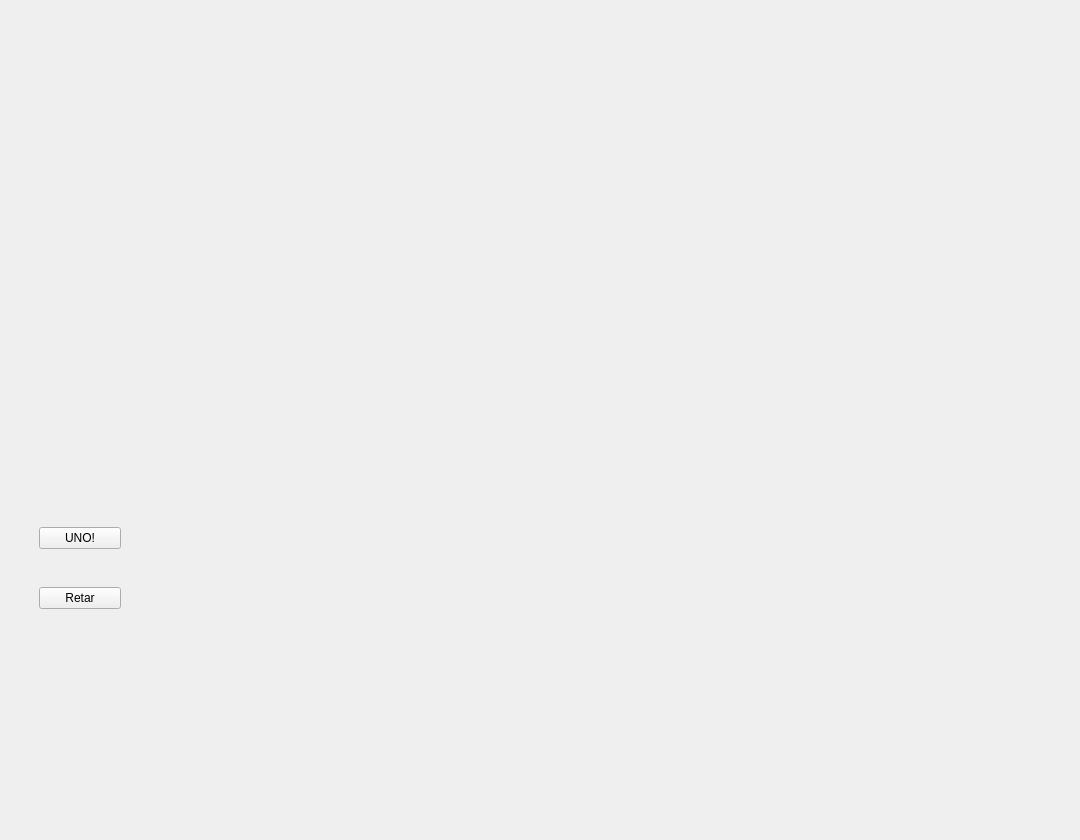
<?xml version="1.0" encoding="UTF-8"?>
<ui version="4.0">
 <class>PantallaJuego</class>
 <widget class="QWidget" name="PantallaJuego">
  <property name="geometry">
   <rect>
    <x>0</x>
    <y>0</y>
    <width>1080</width>
    <height>840</height>
   </rect>
  </property>
  <property name="maximumSize">
   <size>
    <width>1920</width>
    <height>1080</height>
   </size>
  </property>
  <property name="windowTitle">
   <string>Form</string>
  </property>
  <layout class="QVBoxLayout" name="verticalLayout_5">
   <item>
    <layout class="QVBoxLayout" name="verticalLayout_4">
     <item>
      <layout class="QHBoxLayout" name="horizontalLayout_2">
       <item>
        <widget class="QWidget" name="widget_2" native="true">
         <property name="minimumSize">
          <size>
           <width>400</width>
           <height>400</height>
          </size>
         </property>
         <property name="maximumSize">
          <size>
           <width>16777212</width>
           <height>16777215</height>
          </size>
         </property>
        </widget>
       </item>
       <item>
        <widget class="QWidget" name="widget_4" native="true">
         <property name="minimumSize">
          <size>
           <width>400</width>
           <height>400</height>
          </size>
         </property>
         <property name="maximumSize">
          <size>
           <width>16777212</width>
           <height>16777215</height>
          </size>
         </property>
        </widget>
       </item>
      </layout>
     </item>
     <item>
      <widget class="QWidget" name="widget" native="true">
       <property name="minimumSize">
        <size>
         <width>800</width>
         <height>320</height>
        </size>
       </property>
       <property name="maximumSize">
        <size>
         <width>16777215</width>
         <height>320</height>
        </size>
       </property>
       <layout class="QVBoxLayout" name="verticalLayout_3">
        <item>
         <layout class="QHBoxLayout" name="horizontalLayout">
          <item>
           <layout class="QVBoxLayout" name="verticalLayout">
            <item>
             <widget class="QWidget" name="widget_9" native="true">
              <property name="maximumSize">
               <size>
                <width>100</width>
                <height>100</height>
               </size>
              </property>
              <layout class="QVBoxLayout" name="verticalLayout_2">
               <item>
                <widget class="BotonAnimado" name="pushButton_2">
                 <property name="text">
                  <string>UNO!</string>
                 </property>
                </widget>
               </item>
               <item>
                <spacer name="verticalSpacer">
                 <property name="orientation">
                  <enum>Qt::Orientation::Vertical</enum>
                 </property>
                 <property name="sizeHint" stdset="0">
                  <size>
                   <width>20</width>
                   <height>10</height>
                  </size>
                 </property>
                </spacer>
               </item>
               <item>
                <widget class="BotonAnimado" name="pushButton">
                 <property name="text">
                  <string>Retar</string>
                 </property>
                </widget>
               </item>
              </layout>
             </widget>
            </item>
            <item>
             <widget class="QWidget" name="widget_5" native="true">
              <property name="minimumSize">
               <size>
                <width>100</width>
                <height>0</height>
               </size>
              </property>
              <property name="maximumSize">
               <size>
                <width>100</width>
                <height>16777215</height>
               </size>
              </property>
             </widget>
            </item>
            <item>
             <widget class="QWidget" name="widget_6" native="true">
              <property name="minimumSize">
               <size>
                <width>100</width>
                <height>0</height>
               </size>
              </property>
              <property name="maximumSize">
               <size>
                <width>100</width>
                <height>16777215</height>
               </size>
              </property>
             </widget>
            </item>
           </layout>
          </item>
          <item>
           <widget class="QWidget" name="widget_3" native="true">
            <property name="minimumSize">
             <size>
              <width>900</width>
              <height>0</height>
             </size>
            </property>
            <property name="maximumSize">
             <size>
              <width>902</width>
              <height>16777215</height>
             </size>
            </property>
           </widget>
          </item>
         </layout>
        </item>
       </layout>
      </widget>
     </item>
    </layout>
   </item>
  </layout>
 </widget>
 <customwidgets>
  <customwidget>
   <class>BotonAnimado</class>
   <extends>QPushButton</extends>
   <header location="global">botonanimado.h</header>
  </customwidget>
 </customwidgets>
 <resources/>
 <connections/>
</ui>
